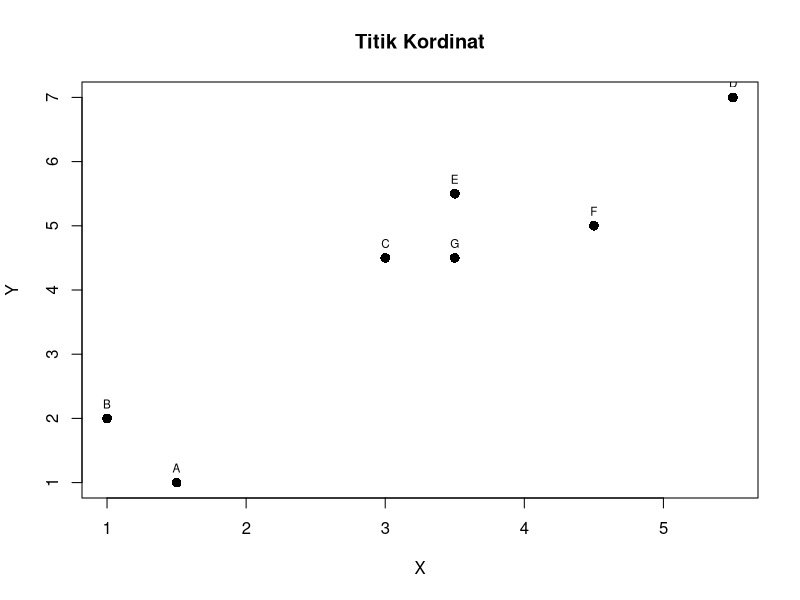
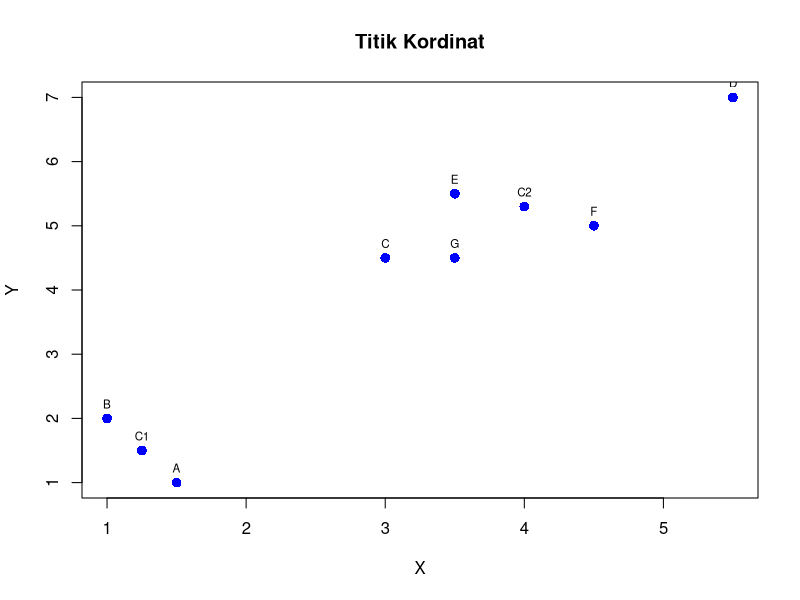

Recreate these plots in R, in order.
## ---- chunk 1
A <- c(1.5,1.0)
B <- c(1.0,2.0)
C <- c(3.0,4.5)
D <- c(5.5,7.0)
E <- c(3.5,5.5)
F <- c(4.5,5.0)
G <- c(3.5,4.5)
## ---- chunk 2
A
B
C
D
E
F
G
## ---- chunk 3
df <- data.frame(titik = c('A','B','C','D','E','F','G'), x = c(1.5,1.0,3.0,5.5,3.5,4.5,3.5), y = c(1.0,2.0,4.5,7.0,5.5,5.0,4.5))
## ---- chunk 4
plot(df$x,df$y,main = "Titik Kordinat",cex=1.3,pch=16,xlab="X",ylab="Y")
text(df$x,df$y, labels=df$titik, cex=0.7,pos=3)
## ---- chunk 5
# fungsi sample() utk memilih isi dari objek titik secara random sebanyak K buah.

objek_titik <- sample(df$titik,2)
print(objek_titik)
## ---- chunk 6

print("Menghitung jarak dengan Euclidean distance \n")

euclidean_distance <- function(data,centroid){
  toris = nrow(data)
  to <- (length(data[,1]) -1)
  total_centroid = length(centroid)
  a=1
  b=1
  nilai_d = c()
  d = c()
  
  datasem <- data.frame()
  datahasil <- data.frame(ID = integer(), stringsAsFactors = FALSE)
  # n_rows <- 6
  datahasil <- data.frame(ID = 1:to, stringsAsFactors = FALSE)
  while (b <= total_centroid) {
    nilai_d <- NULL
    d <- NULL
    a=1
    while(a<=toris){
      centroid_urutan <- which(as.matrix(data) == centroid[b], arr.ind = TRUE)
      centroid_angka <- as.numeric(centroid_urutan[1])
      if(centroid[b] != data[a,1]){
        hasil = sqrt((data[centroid_angka,2] - data[a,2])^2 + (data[centroid_angka,3]-data[a,3])^2)
        nilai_d = c(nilai_d, hasil)
        d = c(d,paste(data[centroid_angka,1],data[a,1], sep =""))
      }
      #datahasil <- cbind(datahasil, Titik = d)
      #datahasil <- cbind(datahasil, Jarak = nilai_d)
      #print(paste("Hasil dari ",data[centroid,1],data[a,1]," : ",hasil,sep=""))
      
      #nama_jarak <- paste("jarak_",centroid_urutan,sep = "")
      #prefix <- "titik_"
      #suffix <- "_Data"
      # print(nama_titik)
      #datahasil <- data.frame(Titik = d, Jarak = nilai_d)
      #if(a == 1){
      #  datahasil <- data.frame(Titik = d, Jarak = nilai_d)
      #}else{
      #  nama_titik <- paste("titik_",centroid_urutan)
      #  nama_jarak <- paste("jarak_",centroid_urutan)
      #  datahasil <- cbind(datahasil, nama_titik = d)
      #  datahasil <- cbind(datahasil, nama_jarak = nilai_d)
      #}
      a=1+a
    }
    nama_titik <- paste("titik_",b,sep = "")
    datahasil[nama_titik] <- d
    nama_jarak <- paste("jarak_",b,sep = "")
    datahasil[nama_jarak] <- nilai_d
    b=1+b
  }
  #datahasil <- data.frame(Titik = d, Jarak = nilai_d)
  #result <- cbind(datahasil,data)
  return (datahasil)
}
## ---- chunk 7
test <- euclidean_distance(df,objek_titik)
test

#total_centroid = length(objek_titik)
#print(class(total_centroid))
#huruf <- "D"
#centroid_urutan <- which(as.matrix(df) == huruf, arr.ind = TRUE)
#print(centroid_urutan)

#xxxx <- data.frame(A = c("a", "b", "c"), B = c("d", "e", "f"))

# Mencari huruf dalam data frame berdasarkan nomor urutan
#huruf <- "D"
#nomor_urutan <- which(as.matrix(df) == huruf, arr.ind = TRUE)
#print(nomor_urutan)
#df
## ---- chunk 8

mean_centroid <- function(data, dataPilih){
  toris = nrow(data)
  pp = length(dataPilih)
  a=1
  dataX = 0
  dataY = 0
  while(a<=toris){
    b=1
    while(b<=pp){
      if(a == dataPilih[b]){
        dataX = dataX + data[a,2]
        dataY = dataY + data[a,3]
      }
      b=b+1
    }
    a=1+a
  }
  dataY = dataY/pp
  dataX = dataX/pp
  datahasil <- c(dataX,dataY)
  #print(datahasil)
  return(datahasil)
}
## ---- chunk 9
titikTerpilih1 <- c(1,2)
titikTerpilih2 <- c(3,4,5,6,7)
centroid1 <- mean_centroid(df,titikTerpilih1)
centroid2 <- mean_centroid(df,titikTerpilih2)

print(centroid1)
print(centroid2)

x <- c(centroid1[1],centroid2[1])
y <- c(centroid1[2],centroid2[2])
titik <- c('C1','C2')
dfc <- data.frame(titik = c('C1','C2'), x = c(centroid1[1],centroid2[1]), y = c(centroid1[2],centroid2[2]))
df1 <- rbind(df, dfc)
plot(df1$x,df1$y,col="blue",main="Titik Kordinat",cex=1.3,pch=16,xlab="X",ylab="Y")
text(df1$x,df1$y, labels=df1$titik, cex=0.7,pos=3)
print(df1)
## ---- chunk 10
objek_titik <- c("C1","C2")
finish <- euclidean_distance(df1,objek_titik)
print(finish)
